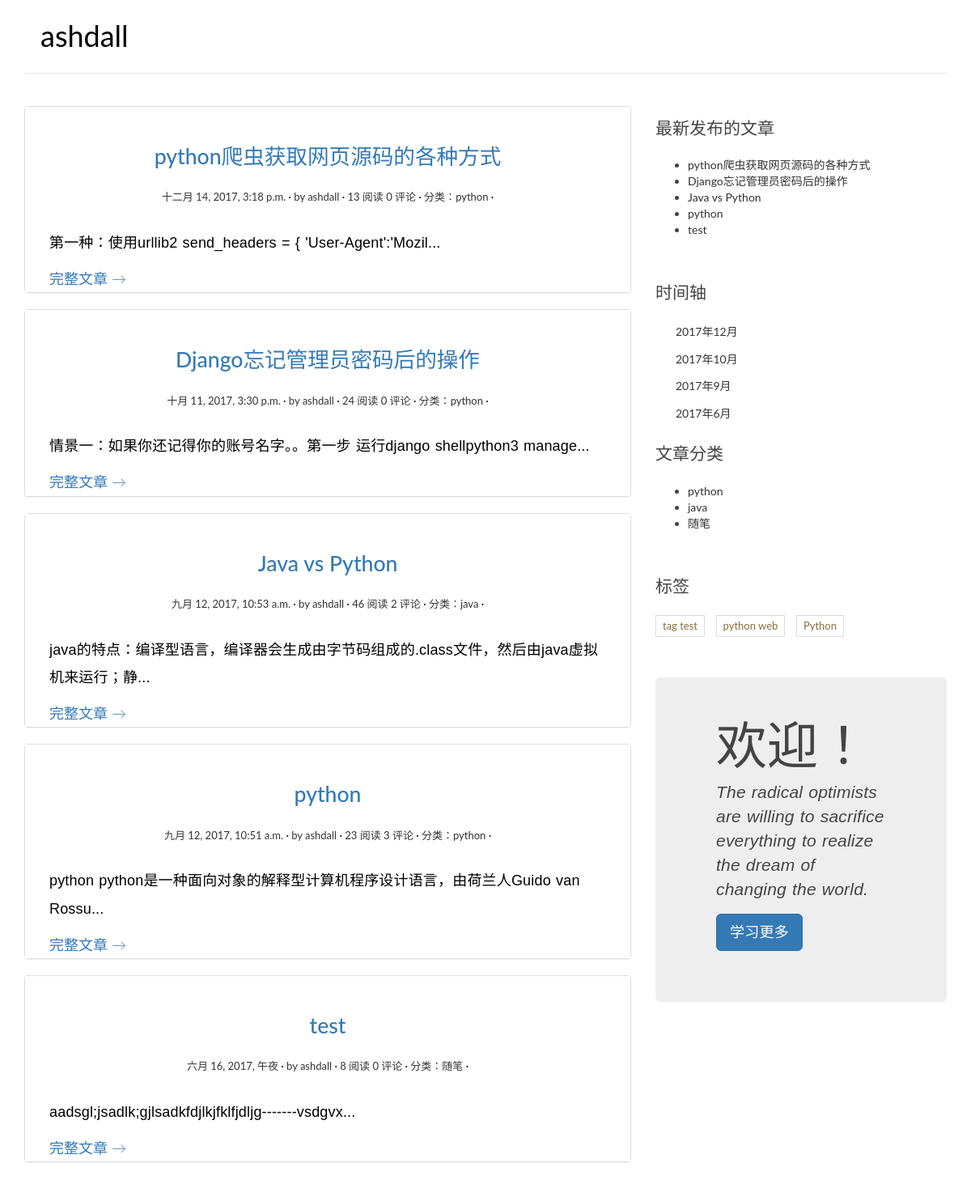
The page / on the database its author committed.
### blog/models.py (models this page shows, shortened)
@python_2_unicode_compatible
class Post(models.Model):
    title = models.CharField(max_length=70)
    body = models.TextField()
    created_time = models.DateTimeField()
    modified_time = models.DateTimeField()
    excerpt = models.CharField(max_length=200, blank=True)
    category = models.ForeignKey(Category)
    tags = models.ManyToManyField(Tag, blank=True)
    author = models.ForeignKey(User)
    views = models.PositiveIntegerField(default=0)
    def get_absolute_url(self):
        return reverse('blog:detail', kwargs={'pk': self.pk})
    class Meta:
        ordering = ['-created_time']

@python_2_unicode_compatible
class Category(models.Model):
    name = models.CharField(max_length=100)

@python_2_unicode_compatible
class Tag(models.Model):
    name = models.CharField(max_length=100)

### blog/views.py (the view)
# urls.py: url(r'^$', views.IndexView.as_view(), name='index'),
class IndexView(ListView):
    model = Post
    template_name = 'blog/index.html'
    context_object_name = 'post_list'
    paginate_by = 5

### blog/templatetags/blog_tags.py (called while the page is built)
@register.simple_tag
def get_recent_posts(num=5):
    return Post.objects.all().order_by('-created_time')[:num]

@register.simple_tag
def archives():
    return Post.objects.dates('created_time', 'month', order='DESC')

@register.simple_tag
def get_categories():
    return Category.objects.annotate(num_posts=Count('post')).filter(num_posts__gt=0)

@register.simple_tag
def get_tags():
    return Tag.objects.annotate(num_posts=Count('post')).filter(num_posts__gt=0)

### templates/blog/index.html (shortened to what this page needs)
{% extends 'base.html' %}
{% block main %}
    {% for post in post_list %}
            <div class="panel panel-default">
                <article class="post post-{{ post.pk }}">
                    <header class="entry-header">
                        <h1 class="entry-title">
                            <a href="{{ post.get_absolute_url }}" class="text-primary" >{{ post.title }}</a>
                        </h1>
                        <div class="entry-meta">
                            <span class="post-date"><a href="#"><time class="entry-date"
                                                                      datetime="{{ post.created_time }}">{{ post.created_time }}</time></a></span>
                            <span class="post-author"><a href="#">by {{ post.author }}</a></span>
                            <span class="views-count"><a href="{{ post.get_absolute_url }}">{{ post.views }} 阅读</a></span>
                            <span class="comments-link">
                                <a href="{{ post.get_absolute_url }}#comment-area">{{ post.comment_set.count }} 评论</a></span>
                            <span class="post-category">
                                <a href="{% url 'blog:category' post.category.pk %}">分类：{{ post.category.name }}</a></span>
                        </div>
                    </header>
                    <div class="entry-content clearfix">
                        <p>{{ post.excerpt }}...</p>
                            <a href="{{ post.get_absolute_url }} " class="text-primary" >完整文章 <span class="meta-nav">→</span></a>
                    </div>
                </article>
            </div>
    {% empty %}
        <div class="no-post" >暂时还没有发布的文章！</div>
    {% endfor %}
{% endblock main %}

### templates/base.html (shortened to what this page needs)
{% load staticfiles %}
{% load blog_tags %}
<!DOCTYPE html>
<html>
<head>
    <link rel="stylesheet" href="http://code.ionicframework.com/ionicons/2.0.1/css/ionicons.min.css">
    <link rel="stylesheet" href="{% static 'blog/css/bootstrap.min.css' %}">
    <link rel="stylesheet" href="{% static 'blog/css/pace.css' %}">
    <link rel="stylesheet" href="{% static 'blog/css/custom.css' %}">
</head>
<body>
<div class="container">
    <header id="site-header">
        <div class="row">
            <div class="col-md-4 col-sm-5 col-xs-8">
                <div class="logo">
                    <h1><a href="{% url 'blog:index' %}"><b>ashdall</b></a></h1>
                </div>
            </div>
            <div class="col-md-8 col-sm-7 col-xs-4">
            </div>
        </div>
    </header>
</div>
<div class="content-body">
    <div class="container">
        <div class="row">
            <main class="col-md-8">
                {% block main %}
                {% endblock main %}
            </main>
            <aside class="col-md-4">
                <div class="widdget-recent-posts">
                    <h3 class="widget-title">最新发布的文章</h3>
                    {% get_recent_posts as recent_post_list %}
                    <ul>
                        {% for post in recent_post_list %}
                        <li>
                            <a href="{{ post.get_absolute_url}}">{{post.title}}</a>
                        </li>
                        {% empty %}
                        暂无文章！
                        {% endfor %}
                    </ul>
                </div>
                <div class="widget widget-archives">
                    <h3 class="widget-title">时间轴</h3>
                    {% archives as date_list %}
                    <ul>
                        {% for date in date_list %}
                        <li>
                            <a href="{% url 'blog:archives' date.year date.month %}">{{date.year}}年{{date.month}}月</a>
                        </li>
                        {% empty %}
                        暂无归档内容！
                        {% endfor %}
                    </ul>
                </div>
                <div calss="widget widget-category">
                    <h3 class="widget-title">文章分类</h3>
                    {% get_categories as category_list %}
                    <ul>
                        {% for category in category_list %}
                        <li>
                            <a href="{% url 'blog:category' category.pk %}">{{ category.name }}</a>
                        </li>
                        {% empty %}
                        暂无分类！
                        {% endfor %}
                    </ul>
                </div>
                <div class = "widget widget-tag-cloud">
                    <h3 class="widget-title">标签</h3>
                    {% get_tags as tag_list %}
                    <ul>
                        {% for tag in tag_list %}
                        <li>
                            <a href="{% url 'blog:tag' tag.pk %}" class="text-warning" >{{ tag.name }}</a>
                        </li>
                        {% empty %}
                        暂无标签！
                        {% endfor %}
                    </ul>
                </div>
            <br>
            <br>
                <div class="jumbotron">
                    <div class="container">
                        <h1>欢迎！</h1>
                        <p><em>The radical optimists are willing to sacrifice everything to realize the dream of changing the world.</em></p>
                        <p><a href="https://docs.segmentfault.com/";  class="btn btn-primary btn-lg" role="button">
                         学习更多</a>
                        </p>
                    </div>
                </div>
            </aside>
        </div>
    </div>
</div>
</body>
</html>

### blog/static/blog/css/custom.css (style rules this page uses)
* { outline: none; }
h1, h2, h3, h4, h5, h6 { margin-top: 0; }
b { font-weight: 400; }
a { color: #333; }
body { color: #444; font-family: 'Lato', sans-serif; }
p { font-family: 'Ubuntu', sans-serif; font-weight: 400; word-spacing: 1px; letter-spacing: 0.01em; }
#site-header { background-color: #FFF; padding: 25px 20px; margin-bottom: 40px; border-bottom: 1px solid #e7e7e7; }
.logo h1 a { color: #000; }
.logo h1 { margin: 0; font-family: 'Lato', sans-serif; font-weight: 300; }
.content-body { padding-bottom: 4em; }
.post { background: #fff; padding: 30px 30px 0; }
.entry-title { text-align: center; font-size: 1.9em; margin-bottom: 20px; line-height: 1.6; padding: 10px 20px 0; }
.entry-meta { text-align: center; color: #DDDDDD; font-size: 13px; margin-bottom: 30px; }
.entry-content { font-size: 18px; line-height: 1.9; font-weight: 300; color: #000; }
.post-category::after, .post-date::after, .post-author::after, .comments-link::after { content: ' ·'; color: #000; }
.widget { background: #fff; padding: 30px 0 0; }
.widget-title { font-size: 1.5em; margin-bottom: 20px; line-height: 1.6; padding: 10px 0 0; font-weight: 400; }
.widget-archives ul { padding: 0; margin: 0; padding-left: 25px; }
.widget-archives ul li { list-style-type: none; position: relative; line-height: 170%; margin-bottom: 10px; }
.widget-archives ul li::before { content: '\f3f3'; font-family: "Ionicons"; position: absolute; left: -25px; top: 1px; font-size: 16px; color: #000; }
.widget-tag-cloud ul { padding: 0; margin: 0; margin-right: -10px; }
.widget-tag-cloud ul li { list-style-type: none; font-size: 13px; display: inline-block; margin-right: 10px; margin-bottom: 10px; padding: 3px 8px; border: 1px solid #ddd; }

### rows shown on the page
Post: title "python爬虫获取网页源码的各种方式", created_time "十二月 14, 2017, 3:18 p.m.", author "ashdall", views "13", comment_set.count "0", category.name "python", excerpt "第一种：使用urllib2 send_headers = { 'User-Agent':'Mozil"
Post: title "Django忘记管理员密码后的操作", created_time "十月 11, 2017, 3:30 p.m.", author "ashdall", views "24", comment_set.count "0", category.name "python", excerpt "情景一：如果你还记得你的账号名字。。第一步 运行django shellpython3 manage"
Post: title "Java vs Python", created_time "九月 12, 2017, 10:53 a.m.", author "ashdall", views "46", comment_set.count "2", category.name "java", excerpt "java的特点：编译型语言，编译器会生成由字节码组成的.class文件，然后由java虚拟机来运行；静"
Post: title "python", created_time "九月 12, 2017, 10:51 a.m.", author "ashdall", views "23", comment_set.count "3", category.name "python", excerpt "python python是一种面向对象的解释型计算机程序设计语言，由荷兰人Guido van Rossu"
Post: title "test", created_time "六月 16, 2017, 午夜", author "ashdall", views "8", comment_set.count "0", category.name "随笔", excerpt "aadsgl;jsadlk;gjlsadkfdjlkjfklfjdljg-------vsdgvx"
Category: name "python"
Category: name "java"
Category: name "随笔"
Tag: name "tag test"
Tag: name "python web"
Tag: name "Python"

### other values the page prints
{{ date.year }} "2017" "2017" "2017" "2017"
{{ date.month }} "12" "10" "9" "6"
